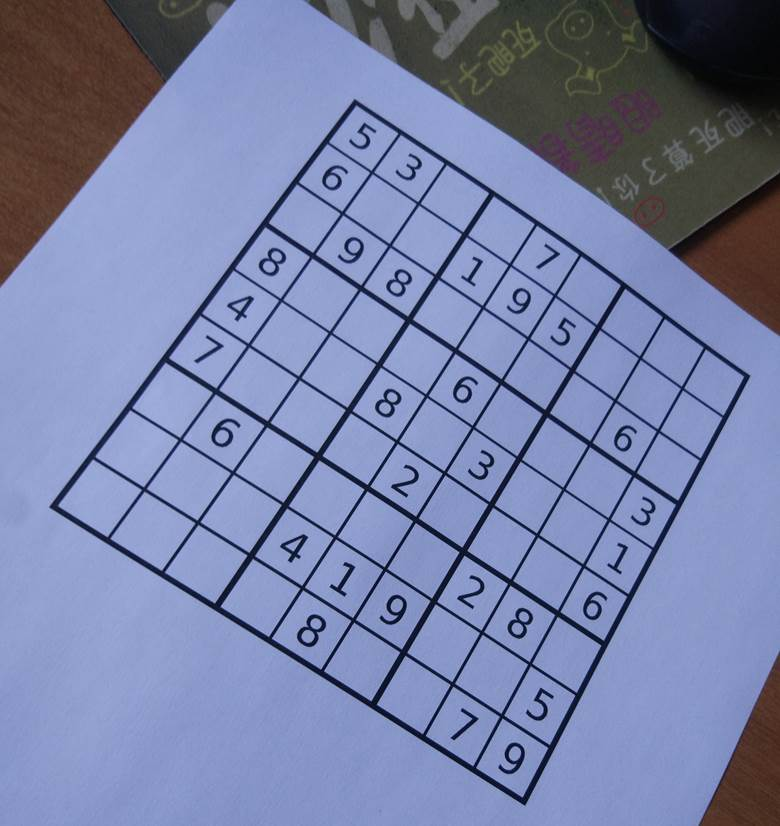
#> input picture data/sudoku1.jpg, 780 x 826 px
$ jupyter execute sudoku_part1.ipynb
#> lines starting #> are read from the running program, lines starting #| are printed output that depends on the picture; after the words box and inside, x2 and y2 are one past the last pixel; in counts of white or black regions, pixels touching at a corner belong together
[cell 1]
import numpy as np
import cv2
import matplotlib.pyplot as plt

[cell 2]
SudokuImgPath = './data/sudoku1.jpg'
img = cv2.imread(SudokuImgPath)
#> img is the input picture: shape (826, 780, 3); mean B, G, R 166, 128.1, 119
img = cv2.cvtColor(img, cv2.COLOR_BGR2GRAY)
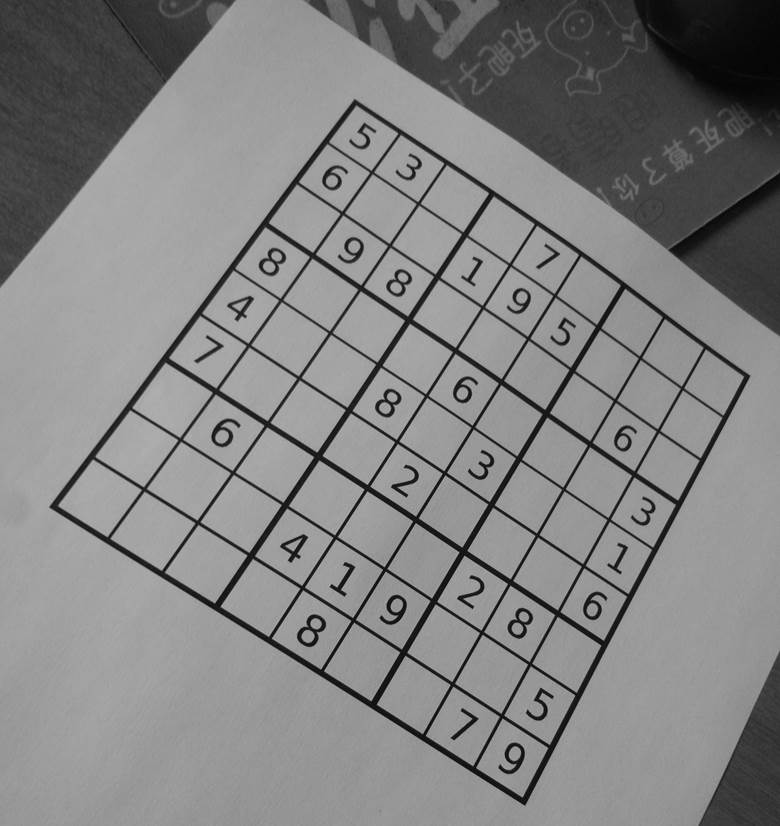
#> img: shape (826, 780); min 1, max 189, mean 129.6
plt.figure()
plt.imshow(img, cmap='gray'); plt.title('Sudoku Image'); plt.axis('off')
plt.show()

[cell 3]
# Denoise.
denoisedImg = cv2.medianBlur(img, 5)
plt.figure()
plt.imshow(denoisedImg, cmap='gray'); plt.title('Denoised Image'); plt.axis('off')
plt.show()

[cell 4]
# Threshold to binary.
threshedImg = cv2.adaptiveThreshold(denoisedImg, 255, cv2.ADAPTIVE_THRESH_GAUSSIAN_C, cv2.THRESH_BINARY, 11, 0)
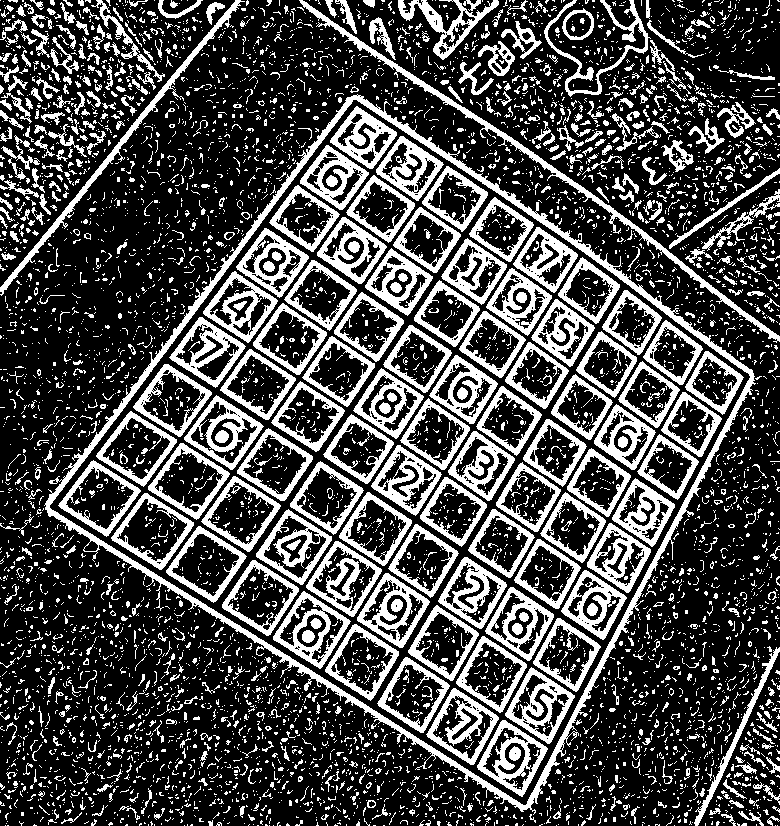
#> threshedImg: shape (826, 780); 28.8% white; 6355 white regions (5592 under 20 px), largest, box (x1, y1, x2, y2) and area: (44, 94, 756, 815) 12945, (299, 0, 780, 343) 3413, (0, 0, 245, 296) 2227
threshedImg = cv2.medianBlur(threshedImg, 7)
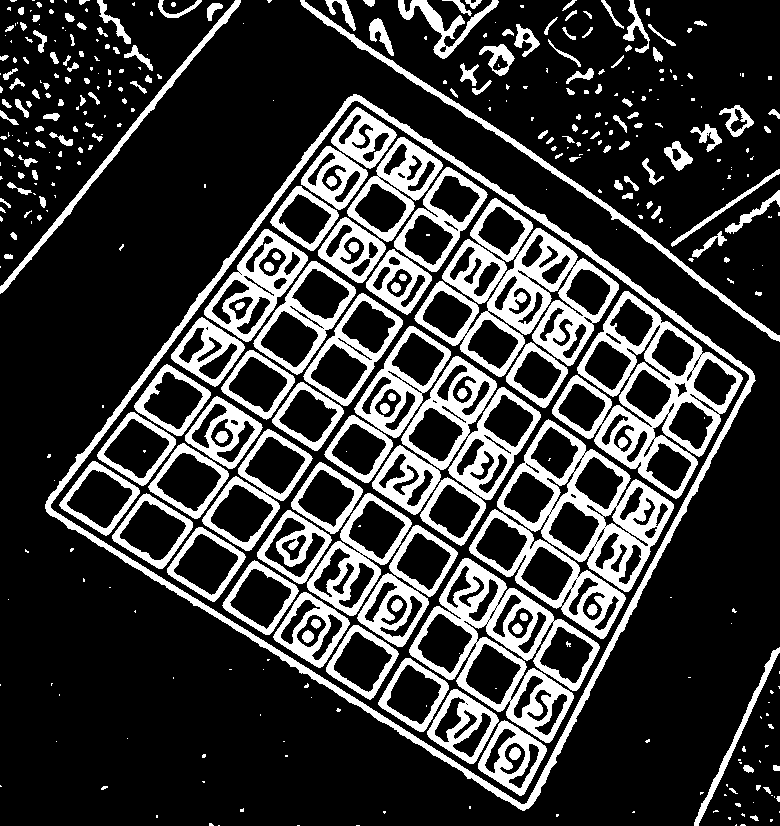
#> threshedImg: shape (826, 780); 22.6% white; 413 white regions (210 under 20 px)
plt.figure()
plt.imshow(threshedImg, cmap='gray'); plt.title('Threshed Image'); plt.axis('off')
plt.show()

[cell 5]
contours, _ = cv2.findContours(threshedImg, cv2.RETR_EXTERNAL, cv2.CHAIN_APPROX_SIMPLE)
#> contours = 338 contours, 234 with area under 20; largest, box (x1, y1, x2, y2) and area: (45, 94, 756, 811) 271422, (300, 0, 780, 342) 2858, (0, 0, 241, 294) 1850, (398, 0, 499, 59) 1282, (694, 647, 780, 826) 912
contours = sorted(contours, key=lambda x: cv2.contourArea(x))[::-1]
puzzleContour = contours[0]
#> puzzleContour = contour of 1120 points, box (x1, y1, x2, y2) (45, 94, 756, 811), area 271422

[cell 6]
contourImg = cv2.cvtColor(threshedImg, cv2.COLOR_GRAY2BGR)
#> contourImg: shape (826, 780, 3); 22.6% white; 413 white regions (210 under 20 px), largest, box (x1, y1, x2, y2) and area: (45, 94, 756, 811) 12505, (552, 291, 743, 499) 9667, (409, 558, 600, 743) 9318
contourImg = cv2.drawContours(contourImg, [puzzleContour], -1, (255, 0, 0), thickness=5)
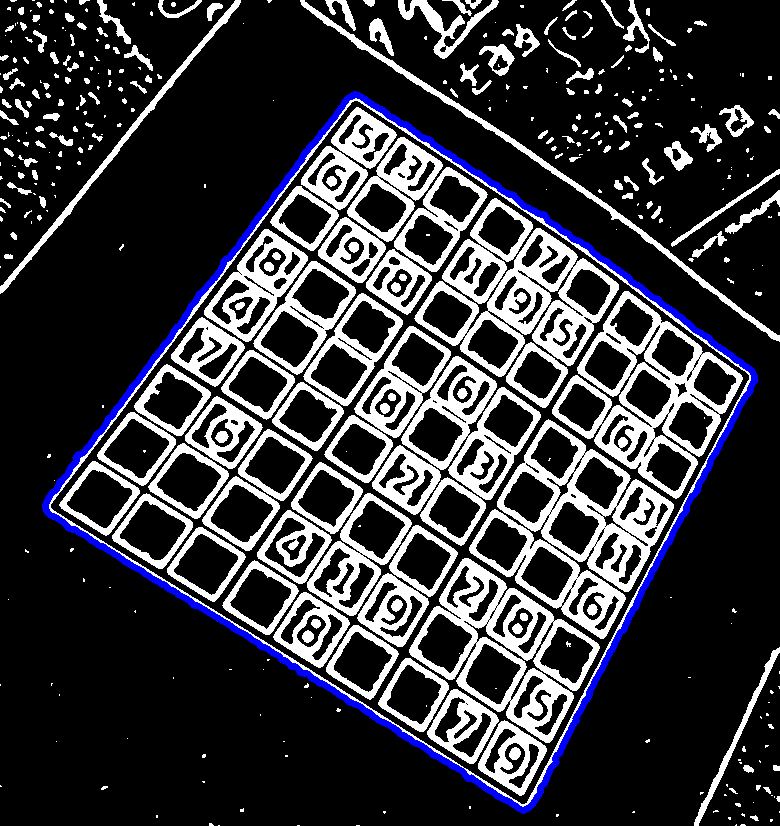
#> contourImg: shape (826, 780, 3); mean B, G, R 60, 54.7, 54.7
plt.figure()
plt.imshow(contourImg); plt.title('Contour of Puzzle'); plt.axis('off')
plt.show()

[cell 7]
perimeterContour = cv2.arcLength(puzzleContour, True)
#> perimeterContour = 2243.3
for i in range(0, 100):
    corners = cv2.approxPolyDP(puzzleContour, i / 100.0 * perimeterContour, True)
    if len(corners) == 4:
        break
#> this loop made 2 passes
#> corners on pass 2: [[353, 94], [45, 508], [524, 810], [754, 375]]
corners = np.array(corners).squeeze()
corners
#> Out = [[353, 94], [45, 508], [524, 810], [754, 375]]

[cell 8]
cornerImg = cv2.cvtColor(threshedImg, cv2.COLOR_GRAY2BGR)
for corner in corners:
    cornerImg = cv2.drawMarker(cornerImg, corner, (0, 255, 255), markerType=cv2.MARKER_CROSS, markerSize=40, thickness=5)
#> this loop made 4 passes
#> pass 1, `cornerImg = cv2.drawMarker(cornerImg, corner, (0, 255, 255), markerTyp..`:
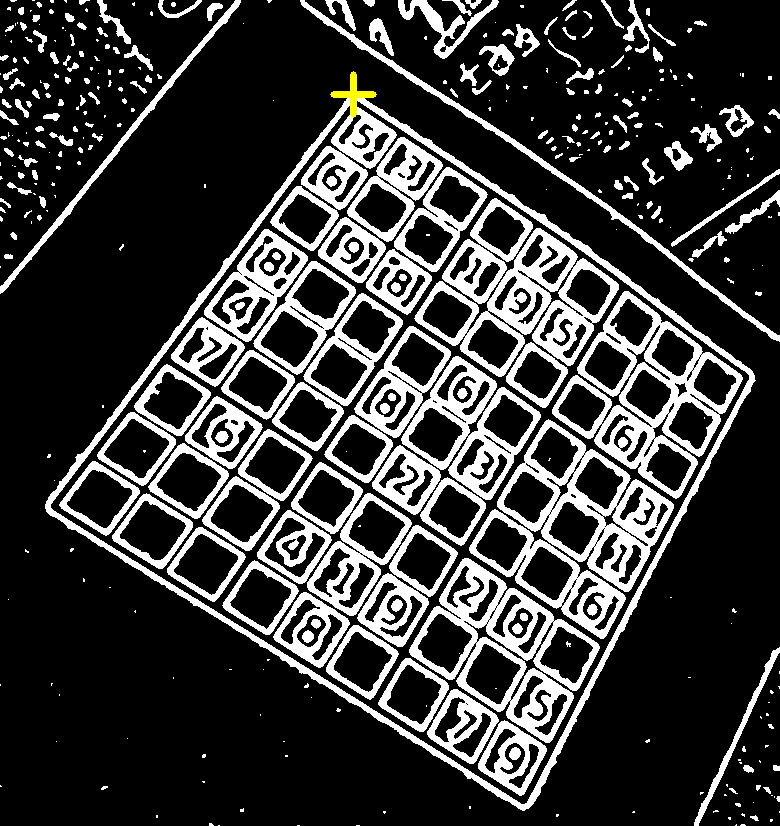
#> cornerImg: shape (826, 780, 3); mean B, G, R 57.6, 57.9, 57.9
#> after the loop:
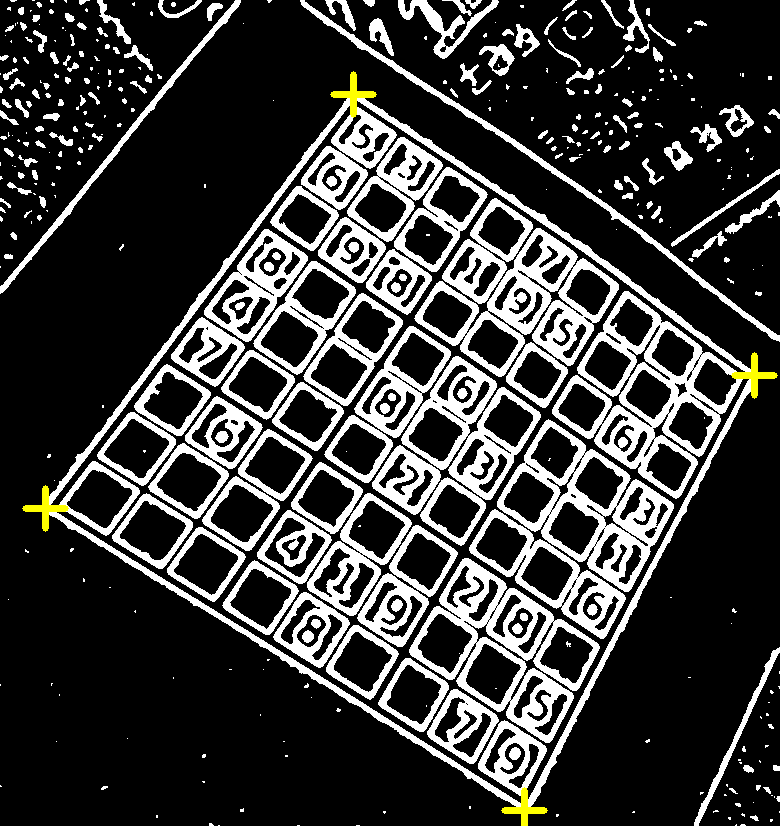
#> cornerImg: shape (826, 780, 3); mean B, G, R 57.5, 58.4, 58.4
plt.figure()
plt.imshow(cornerImg); plt.title('Corners of Puzzle'); plt.axis('off')
plt.show()

[cell 9]
edgeLengths = [cv2.arcLength(np.array([corners[i], corners[j]]), False) for (i, j) in [(0, 1), (1, 2), (2, 3), (3, 1)]]
#> edgeLengths = [516, 566.3, 492.1, 721.4]
height = width = int(max(edgeLengths))
#> height = 721; width = 721
deskewedPoints = [(0, 0), (width - 1, 0), (width - 1, height - 1), (0, height - 1)] # Anti-clockwise.
#> deskewedPoints = [(0, 0), (720, 0), (720, 720), (0, 720)]
deskewedPoints = np.array(deskewedPoints)
#> deskewedPoints = [[0, 0], [720, 0], [720, 720], [0, 720]]

def getSkewedPoints(corners):
    '''Anti-clockwise.'''
    sum_ = corners.sum(axis=1)
#> sum_ = [447, 553, 1334, 1129]
    diff = -np.diff(corners, axis=1)
#> diff = [259, -463, -286, 379]
    br = corners[np.argmax(sum_)]
#> br = [524, 810]
    tl = corners[np.argmin(sum_)]
#> tl = [353, 94]
    bl = corners[np.argmin(diff)]
#> bl = [45, 508]
    tr = corners[np.argmax(diff)]
#> tr = [754, 375]

    return np.array([tl, tr, br, bl])

skewedPoints = getSkewedPoints(corners)
#> skewedPoints = [[353, 94], [754, 375], [524, 810], [45, 508]]
print('Skewed\n', skewedPoints)
#| Skewed
#|  [[353  94]
#|  [754 375]
#|  [524 810]
#|  [ 45 508]]
print('Deskewed\n', deskewedPoints)
#| Deskewed
#|  [[  0   0]
#|  [720   0]
#|  [720 720]
#|  [  0 720]]

[cell 10]
transform = cv2.getPerspectiveTransform(skewedPoints.astype(np.float32), deskewedPoints.astype(np.float32))
#> transform = [[1.05, 0.781, -444.2], [-0.869, 1.24, 190.1], [-0.000239, 0.000187, 1]]
transform
#> Out has the same summary as transform

[cell 11]
deskewedImg = cv2.warpPerspective(denoisedImg, transform, (width, height))
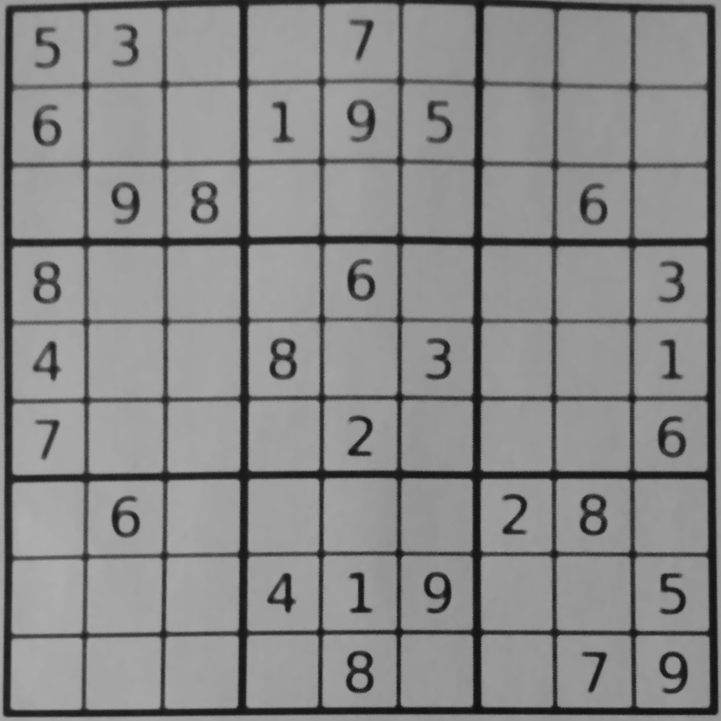
#> deskewedImg: shape (721, 721); min 17, max 174, mean 137
plt.figure()
plt.imshow(deskewedImg, cmap='gray'); plt.title('Deskewed Image'); plt.axis('off')
plt.show()
